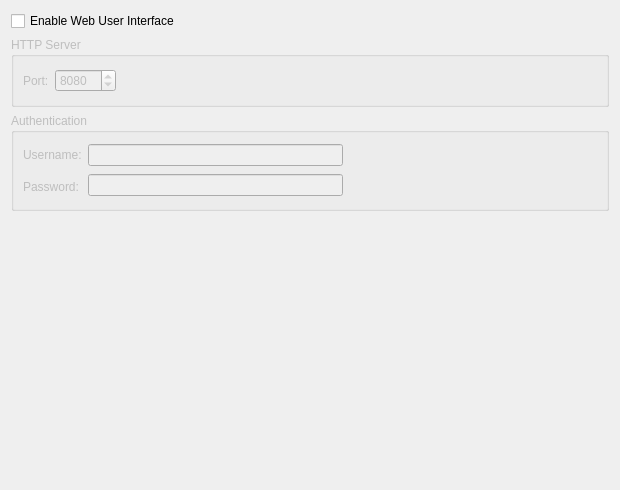
           <widget class="QWidget" name="scrollAreaWidgetContents_7">
            <property name="geometry">
             <rect>
              <x>0</x>
              <y>0</y>
              <width>620</width>
              <height>490</height>
             </rect>
            </property>
            <layout class="QVBoxLayout" name="verticalLayout_23">
             <item>
              <widget class="QCheckBox" name="checkWebUi">
               <property name="enabled">
                <bool>true</bool>
               </property>
               <property name="text">
                <string>Enable Web User Interface</string>
               </property>
               <property name="checked">
                <bool>false</bool>
               </property>
              </widget>
             </item>
             <item>
              <widget class="QGroupBox" name="groupWebUiServer">
               <property name="enabled">
                <bool>false</bool>
               </property>
               <property name="title">
                <string>HTTP Server</string>
               </property>
               <layout class="QHBoxLayout">
                <item>
                 <widget class="QLabel" name="lblWebUiPort">
                  <property name="text">
                   <string>Port:</string>
                  </property>
                 </widget>
                </item>
                <item>
                 <widget class="QSpinBox" name="spinWebUiPort">
                  <property name="minimum">
                   <number>1</number>
                  </property>
                  <property name="maximum">
                   <number>65535</number>
                  </property>
                  <property name="value">
                   <number>8080</number>
                  </property>
                 </widget>
                </item>
                <item>
                 <spacer>
                  <property name="orientation">
                   <enum>Qt::Horizontal</enum>
                  </property>
                  <property name="sizeHint" stdset="0">
                   <size>
                    <width>21</width>
                    <height>29</height>
                   </size>
                  </property>
                 </spacer>
                </item>
               </layout>
              </widget>
             </item>
             <item>
              <widget class="QGroupBox" name="groupWebUiAuth">
               <property name="enabled">
                <bool>false</bool>
               </property>
               <property name="title">
                <string>Authentication</string>
               </property>
               <layout class="QHBoxLayout">
                <item>
                 <layout class="QVBoxLayout">
                  <item>
                   <widget class="QLabel" name="lblWebUiUsername">
                    <property name="text">
                     <string>Username:</string>
                    </property>
                   </widget>
                  </item>
                  <item>
                   <widget class="QLabel" name="lblWebUiPassword">
                    <property name="text">
                     <string>Password:</string>
                    </property>
                   </widget>
                  </item>
                 </layout>
                </item>
                <item>
                 <layout class="QVBoxLayout">
                  <item>
                   <widget class="QLineEdit" name="textWebUiUsername">
                    <property name="text">
                     <string/>
                    </property>
                    <property name="maxLength">
                     <number>1000</number>
                    </property>
                    <property name="echoMode">
                     <enum>QLineEdit::Normal</enum>
                    </property>
                   </widget>
                  </item>
                  <item>
                   <widget class="QLineEdit" name="textWebUiPassword">
                    <property name="text">
                     <string/>
                    </property>
                    <property name="maxLength">
                     <number>1000</number>
                    </property>
                    <property name="echoMode">
                     <enum>QLineEdit::Password</enum>
                    </property>
                   </widget>
                  </item>
                 </layout>
                </item>
                <item>
                 <spacer>
                  <property name="orientation">
                   <enum>Qt::Horizontal</enum>
                  </property>
                  <property name="sizeHint" stdset="0">
                   <size>
                    <width>198</width>
                    <height>57</height>
                   </size>
                  </property>
                 </spacer>
                </item>
               </layout>
              </widget>
             </item>
             <item>
              <spacer name="verticalSpacer_9">
               <property name="orientation">
                <enum>Qt::Vertical</enum>
               </property>
               <property name="sizeHint" stdset="0">
                <size>
                 <width>20</width>
                 <height>40</height>
                </size>
               </property>
              </spacer>
             </item>
            </layout>
           </widget>
